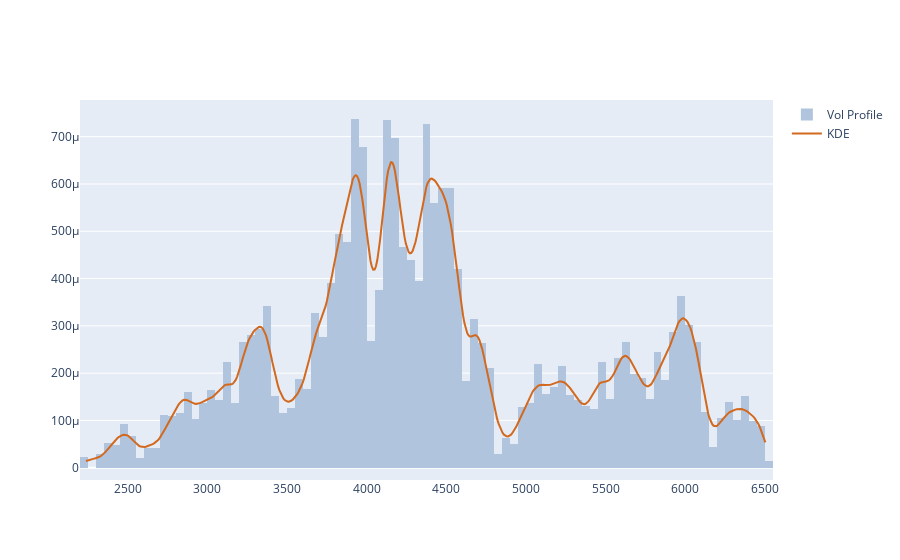

The code cell stored with this chart in its notebook:
### Code cell
# Kernel Density Estimator (KDE) plot
from scipy import stats, signal

"""
stats provides statistical functions and probability distributions for data analysis.

signal offers tools for signal processing, such as filtering, peak detection, 
and Fourier transforms.

These modules are commonly used for advanced data analysis and scientific computing in Python.
"""

kde_factor = 0.05
num_samples = 500
kde = stats.gaussian_kde(sp.Close, weights=sp.Volume, bw_method=kde_factor)
xr = np.linspace(sp.Close.min(), sp.Close.max(), num_samples)
kdy = kde(xr)
ticks_per_sample = (xr.max() - xr.min()) / num_samples

def get_dist_plot(c, v, kx, ky):
    fig = go.Figure()
    fig.add_trace(go.Histogram(name='Vol Profile', x=c, y=v, nbinsx=150, 
                               histfunc='sum', histnorm='probability density',
                               marker_color='#B0C4DE'))
    fig.add_trace(go.Scatter(name='KDE', x=kx, y=ky, mode='lines', marker_color='#D2691E'))
    return fig

get_dist_plot(sp.Close, sp.Volume, xr, kdy).show()

### Figure 1 — Plotly figure (JSON) as saved in the notebook; plotly's stock layout.template omitted (floating-point values rounded to 4 significant figures; data arrays with more than 128 entries replaced by an {"elided": "..."} marker saying what was removed)
{"data": [{"histfunc": "sum", "histnorm": "probability density", "marker": {"color": "#B0C4DE"}, "name": "Vol Profile", "nbinsx": 150, "type": "histogram", "x": {"elided": "1425 float values"}, "y": {"elided": "1425 float values"}}, {"marker": {"color": "#D2691E"}, "mode": "lines", "name": "KDE", "type": "scatter", "x": {"elided": "500 float values"}, "y": {"elided": "500 float values"}}], "layout": {}}
